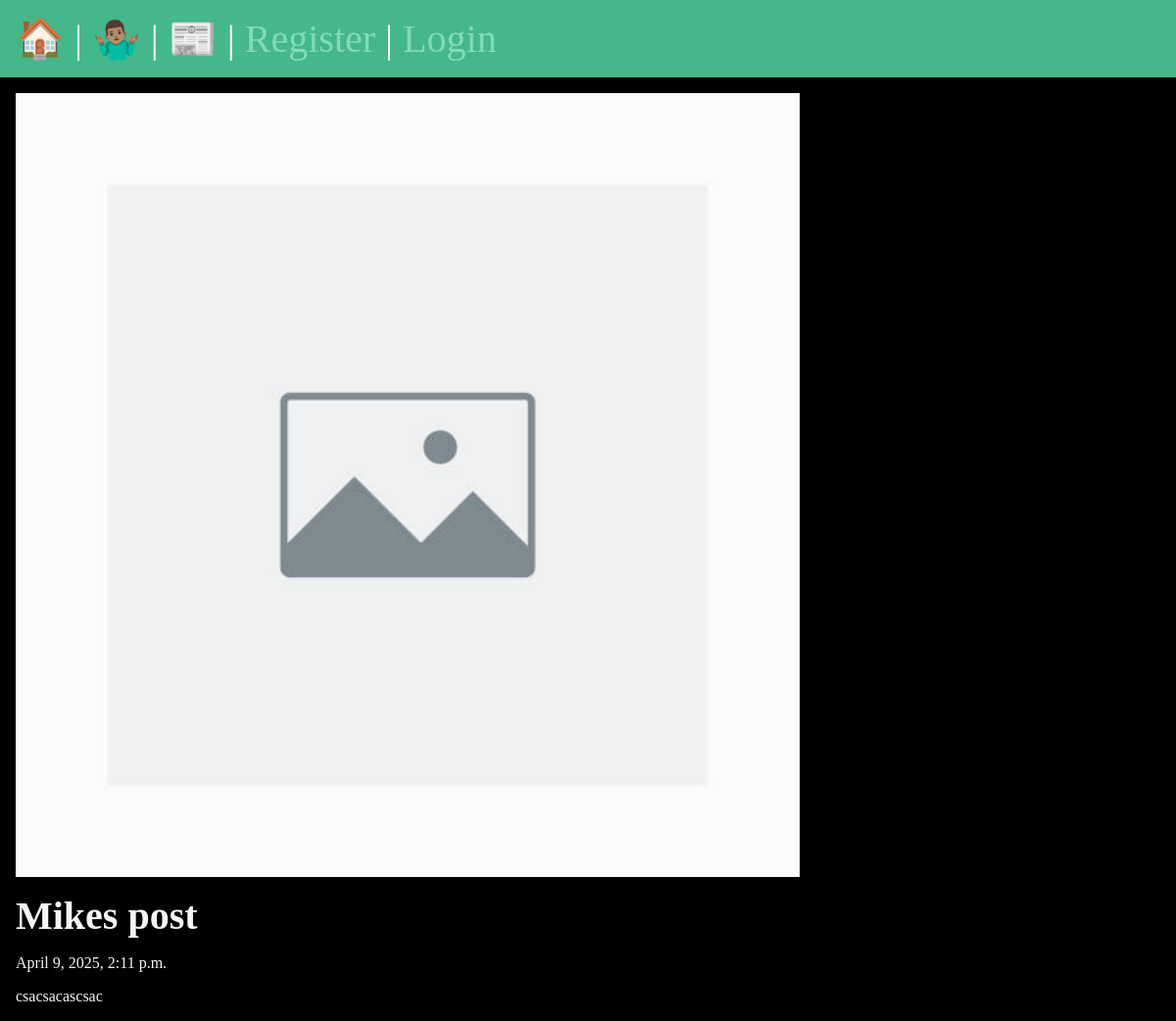
The app's page /posts/mike-post with its own data.
### posts/models.py (models this page shows, shortened)
class Post(models.Model):
    title = models.CharField(max_length=75)
    body = models.TextField()
    slug = models.SlugField()
    date = models.DateTimeField(auto_now_add=True)
    banner = models.ImageField(default='fallback.jpg', blank=True)
    author = models.ForeignKey(User, on_delete=models.CASCADE, default=None)

### posts/views.py (the view)
# urls.py: path('<slug:slug>', views.post_page, name="page"),
def post_page(request, slug):
    post = Post.objects.get(slug=slug)
    return render(request, 'posts/post_page.html', {'post' : post})

### posts/templates/posts/post_page.html (shortened to what this page needs)
{% extends 'layout.html' %}
{%block content %}
<section>
    <img class="banner" src="{{post.banner.url}}" alt="{{ post.title }}"/>
  <h1>{{ post.title }}</h1>
  <p>{{ post.date }}</p>
  <p>{{ post.body }}</p>
</section>
{% endblock %}

### static/css/main.css (style rules this page uses)
* { margin: 0; padding: 0; box-sizing: border-box; }
body { min-height: 100vh; background-color: black; color: whitesmoke; font-size: 3rem; }
section { display: flex; flex-flow: column; gap: 1rem; }
h1, h2 { font-size: 2.5rem; }
p { font-size: 1rem; }
.banner { display: block; width: 100%; max-width: 800px; }

### records on screen
Post: banner (picture), title "Mikes post", date "April 9, 2025, 2:11 p.m.", body "csacsacascsac"
